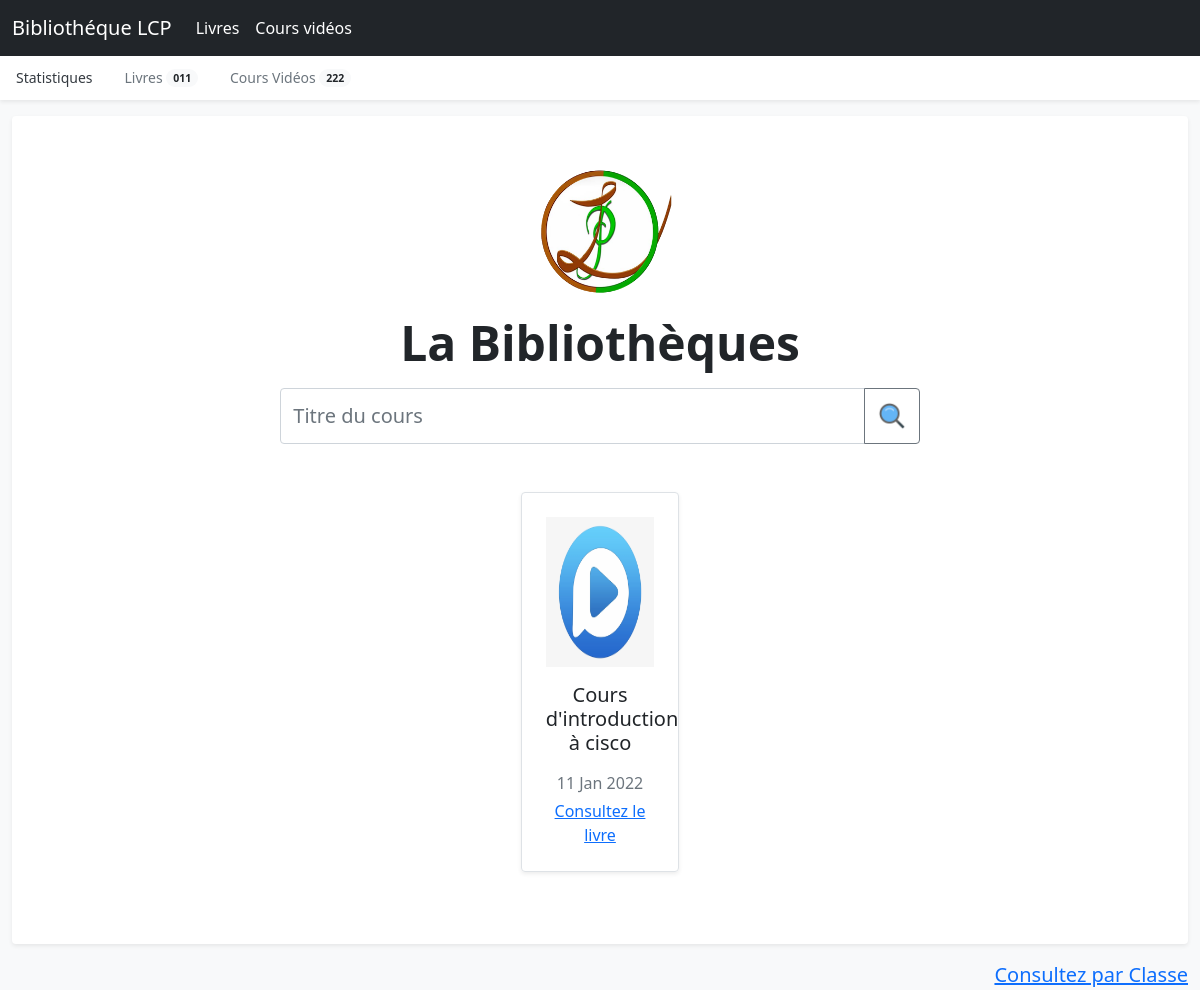
Before: /cours-videos/ with the older database file.
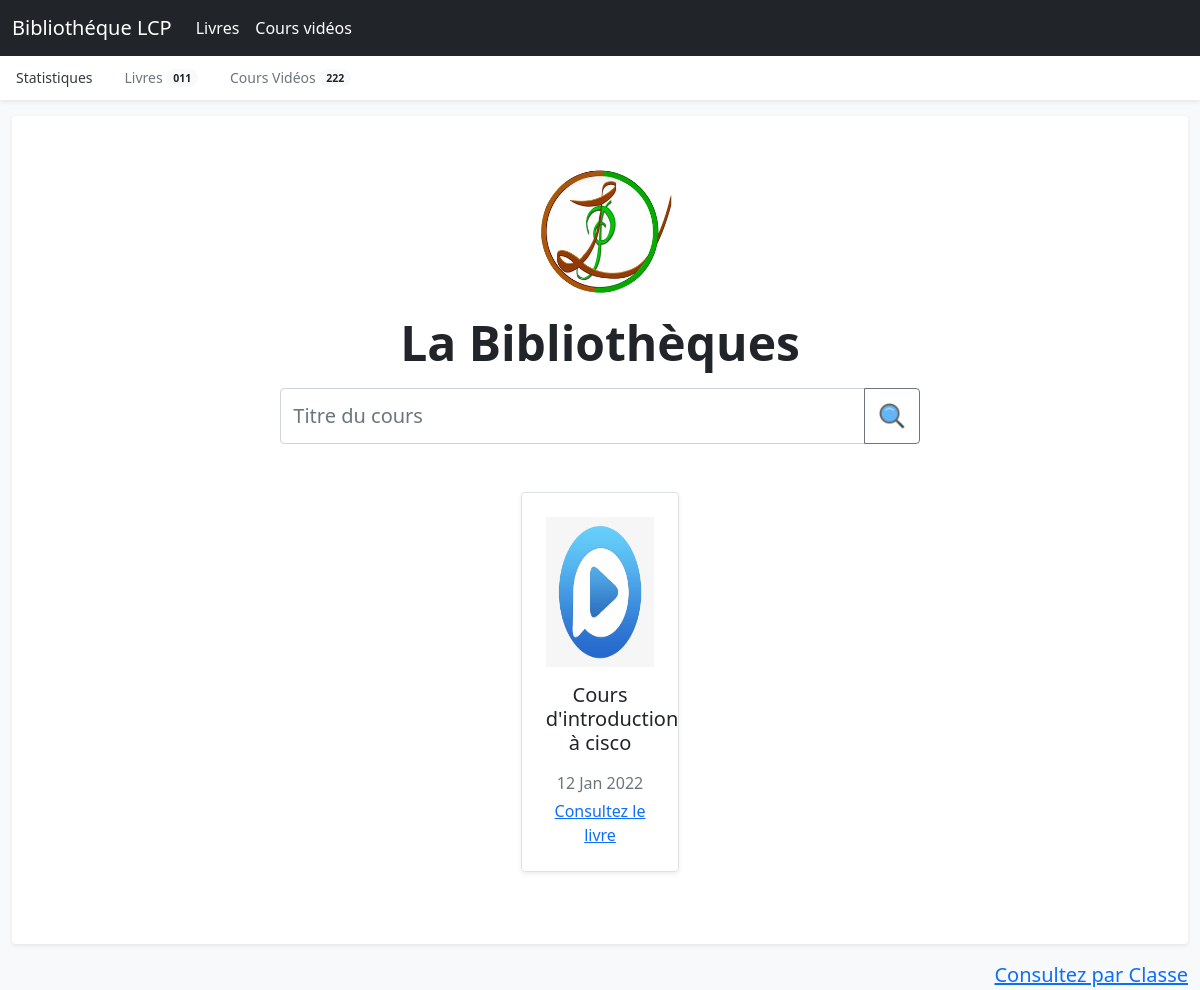
After: the same page with the newer database file.
### biblio/models.py (models this page shows, shortened)
class Data(models.Model):
    CHOICES = (
        ('Seconde A', 'Seconde A'),
        ('Seconde S', 'Seconde S'),
        ('Permiere A', 'Premiere A'),
        ('Permiere S', 'Premiere S'),
        ('Terminale A', 'Terminale A'),
        ('Terminale S', 'Terminale S'),
    )
    titre = models.CharField(max_length=100, verbose_name="Titre", unique=True)
    description = models.TextField(verbose_name="Description", default="Aucune description", blank=True)
    date   = models.DateField(auto_now=True, verbose_name="Date de mise en ligne")
    date_up   = models.DateField(auto_now_add=True, verbose_name="Date de mise à jours")
    keydata = models.UUIDField(editable=False)
    classe = models.CharField(max_length=100, choices=CHOICES, verbose_name="Choisissez une classe")
    nombre_de_lecture = models.IntegerField(default=0, editable=False)
    class meta:
        abstract = True

class Cours(Data):
    file = models.FileField(upload_to="Cours/%d-%M-%Y", verbose_name="Fichier (Vidéo)")

class Data(models.Model):
    CHOICES = (
        ('Seconde A', 'Seconde A'),
        ('Seconde S', 'Seconde S'),
        ('Permiere A', 'Premiere A'),
        ('Permiere S', 'Premiere S'),
        ('Terminale A', 'Terminale A'),
        ('Terminale S', 'Terminale S'),
    )
    titre = models.CharField(max_length=100, verbose_name="Titre", unique=True)
    description = models.TextField(verbose_name="Description", default="Aucune description", blank=True)
    date   = models.DateField(auto_now=True, verbose_name="Date de mise en ligne")
    date_up   = models.DateField(auto_now_add=True, verbose_name="Date de mise à jours")
    keydata = models.UUIDField(editable=False)
    classe = models.CharField(max_length=100, choices=CHOICES, verbose_name="Choisissez une classe")
    nombre_de_lecture = models.IntegerField(default=0, editable=False)
    class meta:
        abstract = True

### biblio/views.py (the view, shortened to what this page needs)
# urls.py: path("cours-videos/", CoursView.as_view(), name='videos'),
class CoursView(View):
    def get(self, request):
        donnee = Cours.objects.all()[:12]
        return render(request, "pages/videos.html", {'data':donnee})

### templates/pages/videos.html (shortened to what this page needs)
{% extends 'base.html' %}
{% load static %}
{% block content %}
<div class="my-3 p-3 bg-body rounded shadow-sm">
    <div class="px-4 py-3 my-3 text-center">
      <img class="d-block mx-auto" src="{% static 'lcp_logo.png' %}" alt="" width="150" height="150">
      <h1 class="display-5 fw-bold mb-3">La Bibliothèques</h1>
      <div class="col-7 mx-auto mb-5">
          <form action="" method="POST">
              <div class="input-group">
                <input type="text" name="search" class="form-control" placeholder="Titre du cours" style="padding: .6em;font-size: 1.25rem;font-weight: 300;"  onblur="this.focus()" autofocus >
                <button class="btn btn-outline-secondary" type="submit">
                    <img src="{% static 'search.png' %}" alt="" height="30">
                </button>
              </div>
            </form>
        </div>
        <div class="col-md-8 row text-center mx-auto">
    {% if data.count < 3 %}
    {% for item in data %}
    <div class="col-md-3 d-inline-block mx-auto">
      <div class="row g-0 border rounded overflow-hidden flex-md-row mb-4 shadow-sm h-md-250 position-relative"
      >
      <div class="col p-4 d-flex flex-column position-static">
          <img src="{% static 'icons/2.png' %}" height="150" alt="">
          <h3 class="mb-0 lead py-3">{{item.titre}}</h3>
          <div class="mb-1 text-muted">{{item.date|date:'d M Y'}}</div>
          <a href="{% url 'detailsV' item.keydata %}" class="stretched-link">Consultez le livre</a>
      </div>
  </div>
</div>
{% endfor %}
{% endif %}
        </div>
      </div>
    </div>
    <small class="d-block text-end mt-3">
      <a href="{% url 'homepage' %}" class="lead">Consultez par Classe</a>
    </small>
{% endblock content %}

### templates/base.html (shortened to what this page needs)
{% load static %}
<!doctype html>
<html lang="en">
  <head>
    <link href="{% static 'style.css' %}" rel="stylesheet">
    <link href="{% static 'default.css' %}" rel="stylesheet">
  </head>
  <body class="bg-light">
<nav class="navbar navbar-expand-lg fixed-top navbar-dark bg-dark" aria-label="Main navigation">
  <div class="container-fluid">
    <a class="navbar-brand" href="{% url 'homepage' %}">Bibliothéque LCP</a>
    <div class="navbar-collapse offcanvas-collapse" id="navbarsExampleDefault">
      <ul class="navbar-nav me-auto mb-2 mb-lg-0">
        <li class="nav-item">
          <a class="nav-link active" aria-current="page" href="{% url 'homepage' %}">Livres</a>
        </li>
        <li class="nav-item">
          <a class="nav-link active" href="{% url 'videos' %}">Cours vidéos</a>
        </li>
      </ul>
    </div>
  </div>
</nav>
<div class="nav-scroller bg-body shadow-sm">
  <nav class="nav nav-underline" aria-label="Secondary navigation">
    <a class="nav-link active" aria-current="page" href="">Statistiques</a>
    <a class="nav-link" href="{% url 'homepage' %}">
      Livres
      <span class="badge bg-light text-dark rounded-pill align-text-bottom">011</span>
    </a>
    <a class="nav-link" href="{% url 'videos' %}">
      Cours Vidéos
      <span class="badge bg-light text-dark rounded-pill align-text-bottom">222</span>
    </a>
  </nav>
</div>
<main class="container-fluid">
    {% block content %}
  {% endblock content %}
</main>
  </body>
</html>

### statics/default.css (style rules this page uses)
html, body { overflow-x: hidden; }
body { padding-top: 56px; }
.nav-scroller { position: relative; z-index: 2; height: 2.75rem; overflow-y: hidden; }
.nav-scroller .nav { display: flex; flex-wrap: nowrap; padding-bottom: 1rem; margin-top: -1px; overflow-x: auto; color: rgba(255, 255, 255, .75); text-align: center; white-space: nowrap; -webkit-overflow-scrolling: touch; }
.nav-underline .nav-link { padding-top: .75rem; padding-bottom: .75rem; font-size: .875rem; color: #6c757d; }
.nav-underline .active { font-weight: 500; color: #343a40; }
body { background-color: red !important; }

Changed rows visible on the page:
changed through a linked row, Cours "Cours d'introduction à cisco": date "11 Jan 2022" → "12 Jan 2022"
